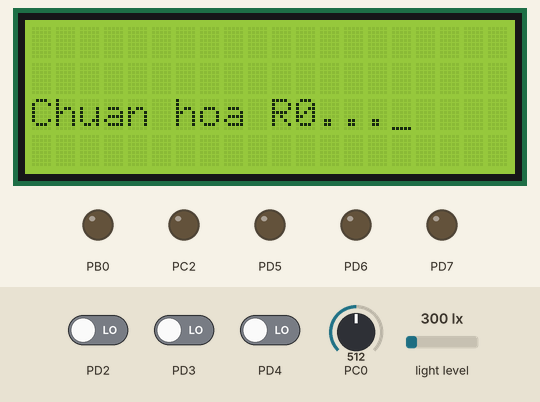
A program run on a simulated ATmega328P, built with avr-gcc and emulated at 16 MHz. Parts: 20×4 character LCD, output pins drawn as LEDs (lit = HIGH). Wiring (inferred from the names in the program): PCF8574 port expander at I2C address 0x3F. Wiring (inferred from the signals the program sends): character LCD (HD44780): RS Q0; E Q2; backlight Q3; data Q4, Q5, Q6, Q7. Inputs (shaded band) come from the test bench; at power-on: PC0 = 512, PD2 LOW, PD3 LOW, PD4 LOW, light level 300 lx. The local clock reads 2024-03-15 10:24:30 at power-on unless the program sets it; what the program prints to the serial monitor is not drawn.

Above: at 4.1 s.
At 29.2 s:
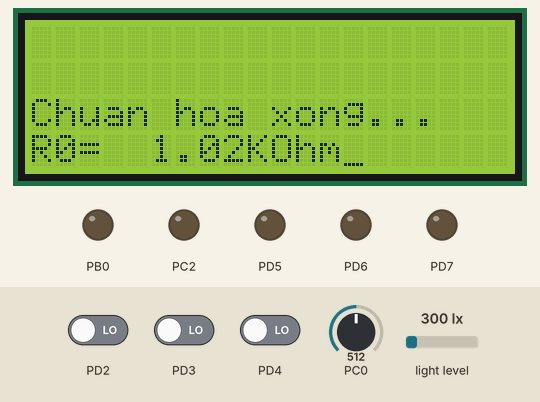
At 32.49 s:
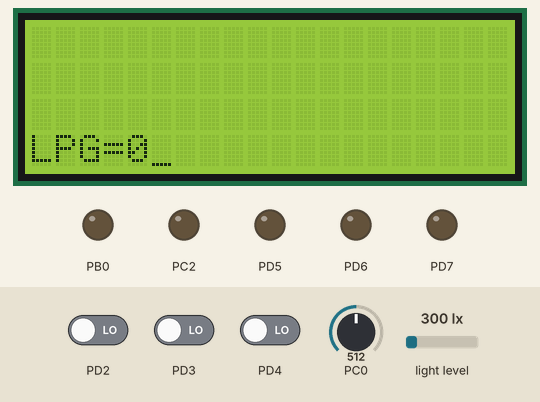
At 32.9 s:
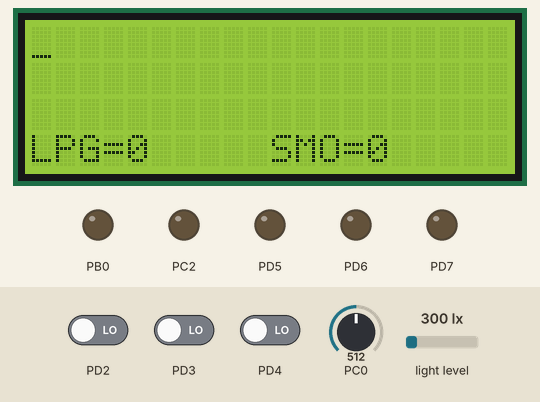
At 80.81 s:
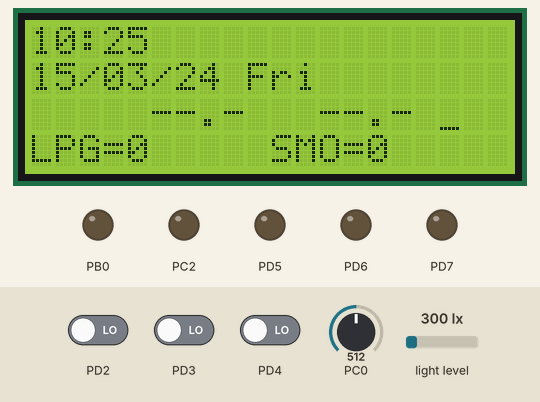
At 127.1 s:
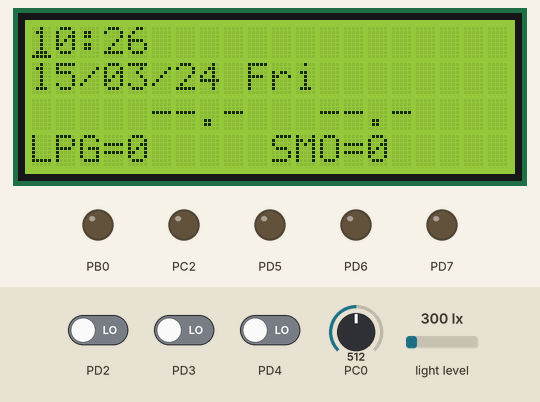

Measured:
- what the display in image 0 shows lasts 25.1 s, from 4.0 s to 29.1 s
- what the display in image 1 shows lasts 3.0 s, from 29.1 s to 32.1 s
- what the display in image 3 shows lasts 2.2 s, from 32.9 s to 35.1 s

The program:

main.c
```c
/*
 * I2C_Master.c
 *
 * Created: 10/7/2022 9:12:21 PM
 * Author : __DELL__Minh UY
 */
#define F_CPU	16000000UL

#include "I2C_Master.h"
#include "i2c_lcd.h"
#include "DS1307.h"
#include "AM2320.h"
#include "UART.h"
#include "esp8266.h"
#include "MQ2.h"

volatile char timer1;
volatile char temp_h;
char* days[7]= {"Sun","Mon","Tue","Wed","Thu","Fri","Sat"};
char buffer[20];
int ring;
volatile	int i_reciev;
 float _humidity,_temperature;
volatile char KH_BD=0;
volatile char KH=0;
char second_temp=0;

void baodong(){
	TIMSK0 = (1 << TOIE0) ; //enable interrupt
	TCNT0 = 0x06;
	TCCR0B = (1 << CS00)|(1 << CS02);
	//sbi(PORTB,PINB0);
	ring = 0;
}

ISR(INT1_vect){
	TIMSK0 = (1 << TOIE0) ; //enable interrupt
	TCNT0 = 0x06;
	TCCR0B = (1 << CS00)|(1 << CS02);
	sbi(PORTB,PINB0);
	ring = 0;
}

ISR(TIMER0_OVF_vect)
{
	if(ring < 400) {
		tbi(PORTB,PINB0);
		tbi(PORTD,PIND6);
		TCNT0 = 0x06;
		ring++;
	}else if(ring >= 400){
		ring = 0;
		cbi(PORTB,PINB0);
		cbi(PORTD,PIND6);
		TCCR0B &= 0xF8;
		}
}
ISR(INT0_vect) {		// CB chuyenr ?ong

	sbi(PORTD,PIND5);
	TCCR1B = (1<<CS12); //??t pre-scalar 256
	TCNT1H = 0x0B;	//set 1s
	TCNT1L = 0xDC;
	TIMSK1 = (1 << TOIE1) ; //enable interrupt
	timer1 = 0;
	cbi(EIMSK,INT0);
}
ISR (TIMER1_OVF_vect)    // Timer1 ISR
{
	timer1++;
	if(timer1 == 15){
		cbi(PORTD,PIND5);
		if(KH == 1){
			baodong();
		}
		TCCR1B &= 0xF8;
		sbi(EIMSK,INT0);
		cbi(PORTD,PIND5);
	} else {
		TCNT1H = 0x0B;
		TCNT1L = 0xDC;
	}
}
ISR(USART_RX_vect)
{
	unsigned char pc;
	pc=UDR0;//Gan ki tu vua nhan duoc vao bien tam
	switch(i_reciev){
		case 0:
		if(pc == '8')i_reciev++;
		break;
		case 1:
		if(pc == '3')i_reciev++;
		break;
		case 2:
		switch(pc){
			//---------bat ki tu bat--------//
			case 'b':
			i_reciev=0;
			if((PORTC & (1<<PORTC2)) == 0)sbi(PORTC,PINC2);
			break;
			case 't':
			i_reciev=0;
			if((PORTC & (1<<PORTC2)) != 0)cbi(PORTC,PINC2);
			break;
			default: break;
		}
		default: break;

	}
}

int main(void)
{
	I2C_Init();
	I2C_LCD_INIT();
	UART_Init();
	init_esp();
	ADC_init();
	MQ2_init();
	//set chân PD2 input, cam bien chuyen dong
	cbi(DDRD,PIND2);
	cbi(PORTD,PIND2);	// tri-z
	//set chân PD3 input, cam bien chuyen dong
	cbi(DDRD,PIND3);
	cbi(PORTD,PIND3);
	sbi(DDRD,PIND5);
	//set chân PD4 input, sw che do bao dong
	cbi(DDRD,PIND4);
	cbi(PORTD,PIND4);
	//dieu khien coi
	sbi(DDRB,PINB0);
	cbi(PORTB,PINB0);
	//dieu khien den canh bao do
	sbi(DDRD,PIND7);
	cbi(PORTD,PIND7);
	//dieu khien den canh bao vang
	sbi(DDRD,PIND6);
	cbi(PORTD,PIND6);
	//dieu khien dèn
	sbi(DDRC,PINC2);
	cbi(PORTC,PINC2);
	//set ngat ngoài INT0; rising edge
	sbi(EICRA,ISC01);
	sbi(EICRA,ISC00);
	sbi(EIMSK,INT0) ;
	//INT1 => Gas+nhietdo: falling edge
	sbi(EICRA,ISC11);
	cbi(EICRA,ISC10);
	sbi(EIMSK,INT1) ;
	sei();
	/*
	char _hour = 12;
	char _minute = 4;
	char _second = 45;
	char _day = 1;
	char _date = 11;
	char _month = 12;
	char _year = 22;
	RTC_Clock_Write(dec2bcd(_hour),dec2bcd(_minute),dec2bcd(_second));
	RTC_Calendar_Write(dec2bcd(_day), dec2bcd(_date), dec2bcd(_month), dec2bcd(_year));
	*/
	while (1)
	{

	MQ2_Display();
    GET_StatusLED();
	RTC_Read_Clock(0);	// Read clock with second add. i.e location is 0

	if(KH_BD != 1){
		if((PIND & (1<<PIND4)) != 0){
			second_temp = second;
			sbi(PORTC,PINC2);
			KH_BD = 1;
		}
	}
	if((PIND & (1<<PIND4)) == 0){
		cbi(PORTC,PINC2);
		cbi(PORTB,PINB0);
		KH_BD = 0;
		KH = 0;
		second_temp = second;
	}
	if((second - second_temp) >= 10){
		second_temp = second;
		KH = 1;
	}

	if(temp_m != minute)
	{
		minute = temp_m;
		sprintf(buffer, "%02x:%02x", (hour & 0b00111111), minute);
		I2C_LCD_CMD(0x80);
		I2C_LCD_STR(buffer);
	}
	if(temp_h != hour)
	{
		temp_h = hour;
		RTC_Read_Calendar(3);	// Read calendar with day address i.e location is 3
		sprintf(buffer, "%02x/%02x/%02x %3s", date, month, year,days[day-1]);
		I2C_LCD_CMD(0xC0);
		I2C_LCD_STR(buffer);
	}

	AM2320_readBytes();
	Get_CRC(&CRC_temp);
	CRC_data = CRC16(data_AM2320, 6);
	if(CRC_temp == CRC_data){
		  int humidity = ((data_AM2320[2] << 8) | data_AM2320[3]);
		  _humidity =  humidity / 10.0;
		  dtostrf(_humidity, 4, 1, buffer);
		  strcat(buffer, "%");
		  I2C_LCD_GOTO(3,16);
		  I2C_LCD_STR(buffer);
		  I2C_LCD_GOTO(3,12);
		  I2C_LCD_STR("Hum=");
		  int temperature = ((data_AM2320[4] & 0x7F) << 8) | data_AM2320[5];
		  if(temperature >= 450){
			  baodong();
			  tbi(PORTD,PIND7);
			  }else cbi(PORTD,PIND7);
		  if ((data_AM2320[2] & 0x80) >> 8 == 1) {       // negative temperature
			  _temperature = (temperature / 10.0) * -1;    // devide data by 10 according to the datasheet
			  dtostrf(_temperature, 4, 1, buffer);
			  strcat(buffer, "°C");
			  I2C_LCD_GOTO(3,1);
			  I2C_LCD_STR("Tem=");
			  I2C_LCD_GOTO(3,5);
			  I2C_LCD_STR(buffer);
		  } else {                                  // positive temperature
			  _temperature = temperature / 10.0;           // devide data by 10 according to the datasheet
			  dtostrf(_temperature, 4, 1, buffer);
			  strcat(buffer, "°C");
			  I2C_LCD_GOTO(3,1);
			  I2C_LCD_STR("Tem=");
			  I2C_LCD_GOTO(3,5);
			  I2C_LCD_STR(buffer);
			}
			} else {
			I2C_LCD_GOTO(3,5);
			I2C_LCD_STR(" --.- ");
			I2C_LCD_GOTO(3,12);
			I2C_LCD_STR(" --.- ");
		}
	}
}
```

ADC.h
```c
#include <avr/io.h>
#include <util/delay.h>

void ADC_init(){
	//tạo chân PC0 input analog
	DDRC &= ~(1<<PINC0);
	//kich hoạt ADC module, đặt prescalar là 128 ==> 16M/128 = 125K
	ADCSRA |= (1<<ADEN) | (1<<ADPS2) | (1<<ADPS1) | (1<<ADPS0);
	//đặt điện áp tham chiếu và chọn kênh ADC
	ADMUX = 0b01000000;     // đặt REFS1 = 0 |REFS0 = 1 (Vref = AVCC) | ADLAR = 0(chỉnh format thanh ghi data |  ADC0
}
int ADC_Read(char channel)
{

	ADMUX=ADMUX|(channel & 0x0f);	//chọn kênh ADC để đọc

	ADCSRA |= (1<<ADSC);		// bắt đầu
	while((ADCSRA&(1<<ADIF))==0);	//chờ cờ ngắt ADC kết thúc
	ADCSRA |= (1<<ADIF);
	_delay_us(500);
	return ADCW;
}
```

AM2320.h
```c
#ifndef AM2320
#define AM2320
#include <avr/io.h>
#include <stdlib.h>
#include <stdio.h>
#include <util/delay.h>
#include "I2C_Master.h"
uint8_t data_AM2320[7];
unsigned int CRC_data = 0x0000;
unsigned int CRC_temp = 0x0000;

void Wake_AM2320(){
	I2C_Start(0xB8);
	I2C_Stop();
}
void AM2320_readBytes()
{
	Wake_AM2320();
	/*write function code to point to data register of sensor*/
	I2C_Start(0xB8);           /*send write address of AM2320*/
	I2C_Write(0x03);           /*send function code: read data reg*/
	I2C_Write(0x00);           /*send start address of data reg*/
	I2C_Write(0x04);            /*send number of registers to read*/
	I2C_Stop();                /*send STOP condition*/

	_delay_ms(15);               /*wait 15ms*/

	/*read & store humidity & temp bytes from sensor*/
	I2C_Start(0xB9);            /*send read address of AM2320*/
	//------------------------------------------------------------------
	for(int i=0;i < 7 ;i++){
		data_AM2320[i] = I2C_Read_Ack();
	}
	data_AM2320[7] = I2C_Read_Nack();
	I2C_Stop();

}
//========================================================================

unsigned int CRC16(unsigned char *ptr, unsigned char length)
{
	unsigned int crc = 0xFFFF;
	unsigned char s = 0x00;

	while(length--)
	{
		crc ^= *ptr++;
		for(s = 0; s < 8; s++)
		{
			if((crc & 0x01) != 0)
			{
				crc >>= 1;
				crc ^= 0xA001;
			}
			else
			{
				crc >>= 1;
			}
		}
	}

	return crc;
}
void Get_CRC(unsigned int *CRC_data)
{
	*CRC_data = ((unsigned int)((data_AM2320[7] << 8) | data_AM2320[6]));
}

#endif
```

DS1307.h
```c
#ifndef DS1307
#define DS1307
#include <avr/io.h>
#include <stdlib.h>
#include <stdio.h>
#include <stdbool.h>
#include <string.h>
#include "I2C_Master.h"

#define Device_Write_address	0xD0	/* Define RTC DS1307 slave write address */
#define Device_Read_address		0xD1	/* Make LSB bit high of slave address for read */
volatile char temp_m,second,minute,hour,day,date,month,year;
int bcd2dec(char num)
{
	return ((num/16 * 10) + (num % 16));
}
int dec2bcd(char num)
{
	return ((num/10 * 16) + (num % 10));
}


void RTC_Read_Clock(char read_clock_address)
{
	I2C_Start(Device_Write_address);/* Start I2C communication with RTC */
	I2C_Write(read_clock_address);	/* Write address to read */
	I2C_Repeated_Start(Device_Read_address);/* Repeated start with device read address */

	second = I2C_Read_Ack();	/* Read second */
	temp_m = I2C_Read_Ack();	/* Read minute */
	hour = I2C_Read_Nack();		/* Read hour with Nack */
	I2C_Stop();			/* Stop i2C communication */
}

void RTC_Read_Calendar(char read_calendar_address)
{
	I2C_Start(Device_Write_address);
	I2C_Write(read_calendar_address);
	I2C_Repeated_Start(Device_Read_address);

	day = I2C_Read_Ack();		/* Read day */
	date = I2C_Read_Ack();		/* Read date */
	month = I2C_Read_Ack();		/* Read month */
	year = I2C_Read_Nack();		/* Read the year with Nack */
	I2C_Stop();			/* Stop i2C communication */
}
void RTC_Clock_Write(char _hour, char _minute, char _second)
{
	I2C_Start(Device_Write_address);/* Start I2C communication with RTC */
	I2C_Write(0);			/* Write 0 address for second */
	I2C_Write(_second);		/* Write second on 00 location */
	I2C_Write(_minute);		/* Write minute on 01(auto increment) location */
	I2C_Write(_hour);		/* Write hour on 02 location */
	I2C_Stop();			/* Stop I2C communication */
}
void RTC_Calendar_Write(char _day, char _date, char _month, char _year)
{
	I2C_Start(Device_Write_address);/* Start I2C communication with RTC */
	I2C_Write(3);			/* Write 3 address for day */
	I2C_Write(_day);		/* Write day on 03 location */
	I2C_Write(_date);		/* Write date on 04 location */
	I2C_Write(_month);		/* Write month on 05 location */
	I2C_Write(_year);		/* Write year on 06 location */
	I2C_Stop();			/* Stop I2C communication */
}
#endif
```

I2C_Master.c
```c
#include "I2C_Master.h"
volatile uint8_t status;

void I2C_Init()			//khoi dong I2C
{
	TWBR = BITRATE(TWSR = 0x00);		//set bit rate value, 100Khz
}


uint8_t I2C_Start(char slave_write_address)						// ham bat dau I2C + address slave
{

	TWCR = (1<<TWSTA)|(1<<TWEN)|(1<<TWINT);					// kinh hoat TWI, INTerrupt
	while (!(TWCR & (1<<TWINT)));							// ch? bit finish
	status = TWSR & 0xF8;									//doc gia tri status reg
	if (status != 0x08)										//kiem tra qua trinh star
	return 0;												//tra ve 0 if fail
	TWDR = slave_write_address;								// gui SLA+W
	TWCR = (1<<TWEN)|(1<<TWINT);							// EN TWI, clear INT
	while (!(TWCR & (1<<TWINT)));
	status = TWSR & 0xF8;									// Read TWI status register
	if (status == 0x18)										// Check SLA+W transmitted & ack received or not?
	return 1;
	if (status == 0x20)										// Check SLA+W transmitted & nack received or not?
	return 2;
	else
	return 3;												// Else return 3 => SLA+W failed
}

uint8_t I2C_Repeated_Start(char slave_read_address)			// I2C repeated start function
{

	TWCR = (1<<TWSTA)|(1<<TWEN)|(1<<TWINT);
	while (!(TWCR & (1<<TWINT)));
	status = TWSR & 0xF8;
	if (status != 0x10)
	return 0;
	TWDR = slave_read_address;
	TWCR = (1<<TWEN)|(1<<TWINT);
	while (!(TWCR & (1<<TWINT)));
	status = TWSR & 0xF8;
	if (status == 0x40)
	return 1;
	if (status == 0x20)
	return 2;
	else
	return 3;
}

void I2C_Stop()
{
	TWCR=(1<<TWSTO)|(1<<TWINT)|(1<<TWEN);
	while(TWCR & (1<<TWSTO));
}
void I2C_Stop_()
{
	TWCR=(1<<TWSTO)|(1<<TWINT)|(1<<TWEN);
	while(TWCR & (1<<TWSTO));
}


void I2C_Start_Wait(char slave_write_address)
{

	while (1)
	{
		TWCR = (1<<TWSTA)|(1<<TWEN)|(1<<TWINT);
		while (!(TWCR & (1<<TWINT)));
		status = TWSR & 0xF8;
		if (status != 0x08)
		continue;
		TWDR = slave_write_address;
		TWCR = (1<<TWEN)|(1<<TWINT);
		while (!(TWCR & (1<<TWINT)));
		status = TWSR & 0xF8;
		if (status != 0x18 )
		{
			I2C_Stop();
			continue;
		}
		break;
	}
}

uint8_t I2C_Write(char data)
{

	TWDR = data;
	TWCR = (1<<TWEN)|(1<<TWINT);
	while (!(TWCR & (1<<TWINT)));
	status = TWSR & 0xF8;
	if (status == 0x28)
	return 0;
	if (status == 0x30)
	return 1;
	else
	return 2;
}

char I2C_Read_Ack()
{
	TWCR=(1<<TWEN)|(1<<TWINT)|(1<<TWEA);
	while (!(TWCR & (1<<TWINT)));
	return TWDR;
}

char I2C_Read_Nack()
{
	TWCR=(1<<TWEN)|(1<<TWINT);
	while (!(TWCR & (1<<TWINT)));
	return TWDR;

}
```

I2C_Master.h
```c
#ifndef I2C_Master					/* Define library H file if not defined */
#define I2C_Master

#define F_CPU 16000000UL
#include <avr/io.h>
#include <util/delay.h>
#include <math.h>
#define sbi(sfr,bit)	(sfr |= (1<<bit))
#define cbi(sfr,bit)	(sfr &= ~(1<<bit))
#define tbi(sfr,bit)	(sfr ^= (1<<bit))
#define SCL_CLK 100000L							/* Define SCL clock frequency */
#define BITRATE(TWSR)	((F_CPU/SCL_CLK)-16)/(2*pow(4,(TWSR&((1<<TWPS0)|(1<<TWPS1))))) /* Define bit rate */

void I2C_Init();
uint8_t  I2C_Start(char);
uint8_t  I2C_Repeated_Start(char);
void I2C_Stop();
void I2C_Stop_();
void I2C_Start_Wait(char);
uint8_t  I2C_Write(char);
char I2C_Read_Ack();
char I2C_Read_Nack();


#endif											
```

MQ2.h
```c
#ifndef MQ2
#define MQ2
#include <util/delay.h>
#include "ADC.h"
#include "i2c_lcd.h"
#define RL_VALUE		(10)     //điện trở tải trên board MQ2
#define RO_CLEAN_AIR_FACTOR (9.83)  //RS/RO trên biểu đồ dữ liệu trong datasheet
#define LPG (0)         // Gas identity no.
#define SMOKE (1)

float Sensor_Resistor(int adc_value);
float Sensor_Calibration();
float Read_Sensor();
int Get_PPM_Sel(float RS_R0, int Sel);
int  Get_PPM(float RS_R0, float *curve);
char Res[16], lpg[16], smoke[16];
char buffer_MQ[20];
void MQ2_init();
void MQ2_Display();

volatile float Ro=10;			//giá trị ban đầu Ro
float LPG_Curve[3] = {2.3,0.20,-0.45}; //format:{ x, y, Hso góc}; đường LPG
float Smoke_Curve[3] ={2.3,0.53,-0.43}; //format:{ x, y, Hso góc}; đường Smoke
int LPG_i,SMK_i;

	void MQ2_init(){
		I2C_LCD_CMD(0x94);
		I2C_LCD_STR("Chuan hoa R0...");
		Ro = Sensor_Calibration();
		dtostrf(Ro, 6, 2, Res);
		I2C_LCD_CMD(0x94);
		I2C_LCD_STR("Chuan hoa xong...");
		I2C_LCD_CMD(0xd4);
		sprintf(buffer_MQ, "R0=");
		strcat(buffer_MQ, Res);
		strcat(buffer_MQ, "KOhm");
		I2C_LCD_STR(buffer_MQ);
		_delay_ms(3000);
		I2C_LCD_CLR();
	}
	void MQ2_Display(){
		LPG_i = Get_PPM_Sel(Read_Sensor()/Ro,LPG);
		itoa(LPG_i, lpg, 10);
		sprintf(buffer_MQ,"LPG=");
		strcat(buffer_MQ,lpg);
		I2C_LCD_GOTO(4,1);
		I2C_LCD_STR(buffer_MQ);
		SMK_i = Get_PPM_Sel(Read_Sensor()/Ro,SMOKE);
		itoa(SMK_i, smoke, 10);
		sprintf(buffer_MQ,"SMO=");
		strcat(buffer_MQ,smoke);
		I2C_LCD_GOTO(4,11);
		I2C_LCD_STR(buffer_MQ);
		if(Get_PPM_Sel(Read_Sensor()/Ro,LPG)==0){
			I2C_LCD_GOTO(4,6);
			I2C_LCD_STR("     ");
			I2C_LCD_GOTO(4,16);
			I2C_LCD_STR("     ");
		}

	}
	float Sensor_Resistor(int adc_value){
		return ( ((float)RL_VALUE*(1023-adc_value)/adc_value));   // Tính điện trở cảm biến RS
	}
	float Sensor_Calibration(){
		int i;                                   // Giả định trong không khí sạch
		float val=0;
		for (i=0;i<50;i++){                   //Tính giá trị trung bình
			val += Sensor_Resistor(ADC_Read(0));
		_delay_ms(500);}
		val = val/50;
		val = val/RO_CLEAN_AIR_FACTOR;           //chia cho hằng số RO_CLEAN_AIR_FACTOR	để được R0
		return val;
	}
	float Read_Sensor(){
		int i;
		float rs=0;
		for (i=0;i<5;i++) {                                 // lấy giá trị trung bình
			rs += Sensor_Resistor(ADC_Read(0));   // RS thay đổi theo môi trường nhất định
		_delay_ms(50);}
		rs = rs/5;
		return rs;
	}
	int Get_PPM_Sel(float RS_R0, int Sel){
		if ( Sel == LPG ) {
			return Get_PPM(RS_R0,LPG_Curve);
		}
		else if( Sel == SMOKE ) {
			return Get_PPM(RS_R0,Smoke_Curve);
		}

		return 0;
	}
	int  Get_PPM(float RS_R0, float *curve){
		return (pow(10,( ((log(RS_R0)-curve[1])/curve[2]) + curve[0])));
	}
#endif
```

UART.h
```c
#ifndef UART
#define UART
#define BAUD_RATE_115200_BPS  16
#include <avr/io.h>
#include <string.h>
#include <avr/interrupt.h>
void UART_Init()
{
	unsigned int ubrr = BAUD_RATE_115200_BPS;
	UBRR0H = (ubrr>>8);
	UBRR0L = (ubrr);
	UCSR0A = 0x02;		//Double the USART Transmission Speed
	UCSR0C = (1<<UCSZ01)|(1<<UCSZ00);	//8 bitdata,1 stop, 0 parity
	UCSR0B = (1<<RXEN0)|(1<<TXEN0)|(1<<RXCIE0);	//enable transmit, receive, ISR Re
}
void UART_gui(char data)
{
	while (!(UCSR0A & (1<<UDRE0)));
	UDR0 = data;
}
unsigned char UART_nhan()
{
	while (!(UCSR0A & (1<<RXC0)));
	return UDR0;
}
void UART_chuoi(char* s)
{
	// transmit character until NULL is reached
	while(*s)
	 {
		 UART_gui(*s);
		 s++;
	 }
}
#endif
```

esp8266.h
```c
#ifndef esp8266
#define esp8266
#include "UART.h"
#include <util/delay.h>
char *SSID="Uyyy";                  //my wifi
char *PASS="minhuy83";                //my wifi
char *WEBSITE="myhomemonitoring831.000webhostapp.com";  //my web

void HTTP_connect()
{
	UART_chuoi("AT\r\n");//reset command beffor
	_delay_ms(500);
	UART_chuoi("ATE0\r\n");_delay_ms(500);
	UART_chuoi("AT+CWMODE=1\r\n");_delay_ms(500);
	UART_chuoi("AT+CIPMUX=0\r\n");_delay_ms(500);
	//UART_chuoi("AT+CIPSTART=\"TCP\",\"145.14.145.187\",80\r\n");//ket noi toi website https://myhomemonitoring831.000webhostapp.com/
	_delay_ms(1500);
}
void init_esp()
{
	UART_chuoi("AT\r\n");_delay_ms(500);
	UART_chuoi("ATE0\r\n");_delay_ms(500);
	UART_chuoi("AT+CWMODE=1\r\n");_delay_ms(500);
	UART_chuoi("AT+CIPMUX=0\r\n");_delay_ms(500);
	UART_chuoi("AT+CWJAP=\"Uyyy\",\"minhuy83\"\r\n");_delay_ms(2000);

}
void GET_StatusLED()
{
	int length;
	char data[90];
	char tmp_send[90];
	sprintf(data,"GET /kiemtra.php HTTP/1.1\r\nHost: myhomemonitoring831.000webhostapp.com\r\n\r\n");
	sprintf(tmp_send,"AT+CIPSTART=\"TCP\",\"145.14.145.187\",80\r\n");
	UART_chuoi(tmp_send);_delay_ms(400);  //wait connect
	length=strlen(data);
	sprintf(tmp_send,"AT+CIPSEND=%i\r\n",length);
	UART_chuoi(tmp_send);_delay_ms(100);
	UART_chuoi(data);
	_delay_ms(1500);
	UART_chuoi("AT+CIPCLOSE\r\n");_delay_ms(200);
}
void POST_dataCB(int LPG_i,int SMK_i,float _humidity, float _temperature){
	int length;
	char data[90];
	char tmp_send[90];
	sprintf(data,"GET /server.php?lpg=%i&smk=%i&hum=%.2f&temp=%.2f HTTP/1.1\r\nHost: myhomemonitoring831.000webhostapp.com\r\n\r\n",LPG_i,SMK_i,_humidity,_temperature);
	sprintf(tmp_send,"AT+CIPSTART=\"TCP\",\"145.14.145.187\",80\r\n");
	UART_chuoi(tmp_send);_delay_ms(400);  //wait connect
	length=strlen(data);
	sprintf(tmp_send,"AT+CIPSEND=%i\r\n",length);
	UART_chuoi(tmp_send);_delay_ms(100);
	UART_chuoi(data);
	_delay_ms(1500);
	UART_chuoi("AT+CIPCLOSE\r\n");_delay_ms(200);
}
#endif
```

Source omitted: i2c_lcd.h (3465 bytes)
